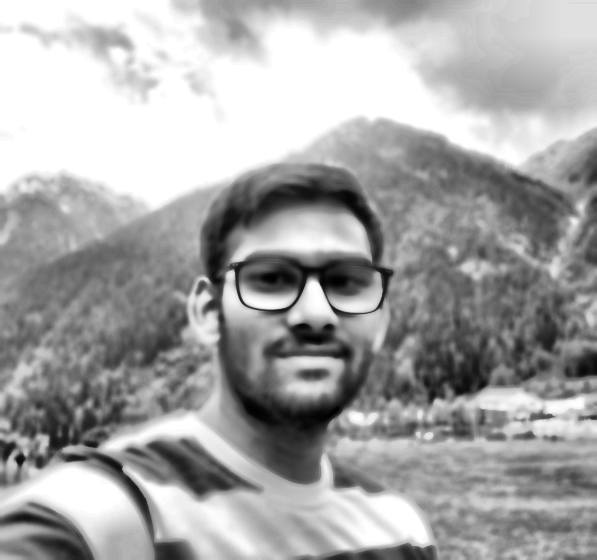
#> input picture assets/photo-ready.png, 597 x 560 px, found by its file name
$ python render_portrait.py
#> lines starting #> are read from the running program, lines starting #| are printed output that depends on the picture
import sys
import os
import numpy as np
from PIL import Image

# Density ramp matching classic ASCII terminal style
GLYPHS = "$@B%8&WM#*oahkbdpqwmZO0QLCJUYXzcvunxrjft/\\|()1{}[]?-_+~<>i!lI;:,\"^`'. "

def image_to_ascii(image_path, width=54, aspect_ratio=0.52):
#> called with image_path = 'assets/photo-ready.png', width = 64, aspect_ratio = 0.52
    img = Image.open(image_path).convert("L")
#> img is the input picture: PIL image 597x560 L; min 0, max 255, mean 165.9
    w_orig, h_orig = img.size
#> w_orig = 597; h_orig = 560
    height = int(width * (h_orig / w_orig) * aspect_ratio)
#> height = 31

    img_resized = img.resize((width, height), Image.Resampling.LANCZOS)
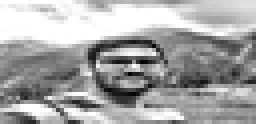
#> img_resized: PIL image 64x31 L (shown 4 times larger); min 0, max 255, mean 165.8
    pixels = np.array(img_resized)

    p_min, p_max = pixels.min(), pixels.max()
#> p_min = 0; p_max = 255
    if p_max > p_min:
        pixels = ((pixels - p_min) / (p_max - p_min) * 255).astype(np.uint8)

    lines = []
    ramp_len = len(GLYPHS)
    for y in range(height):
        row_chars = []
        for x in range(width):
            val = pixels[y, x]
            idx = int(val / 255 * (ramp_len - 1))
            idx = max(0, min(ramp_len - 1, idx))
            char = GLYPHS[idx]

            if char == " ":
                row_chars.append("&#160;")
            elif char == "<":
                row_chars.append("&lt;")
            elif char == ">":
                row_chars.append("&gt;")
            elif char == "&":
                row_chars.append("&amp;")
            elif char == '"':
                row_chars.append("&quot;")
            elif char == "'":
                row_chars.append("&apos;")
            else:
                row_chars.append(char)
        lines.append("".join(row_chars))
#> after the loop, lines = 31 items
    return lines

def generate_svg(ascii_lines, output_path="portrait.svg", accent_color="#7dcfff", bg_color="#0d1117", border_color="#30363d"):
    font_size = 9.0
    line_height = 10.2
    padding_x = 16
    padding_y = 14
    header_h = 32
    footer_h = 28

    width = 440
    height = 460

    svg = []
    svg.append(f'<svg xmlns="http://www.w3.org/2000/svg" viewBox="0 0 {width} {height}" width="{width}" height="{height}">')
    svg.append('  <style>')
    svg.append(f'    .bg {{ fill: {bg_color}; stroke: {border_color}; stroke-width: 1px; rx: 10px; }}')
    svg.append(f'    .header-bg {{ fill: #161b22; rx: 10px; }}')
    svg.append('    .btn-red { fill: #ff5f56; }')
    svg.append('    .btn-yellow { fill: #ffbd2e; }')
    svg.append('    .btn-green { fill: #27c93f; }')
    svg.append(f'    .title {{ font-family: "Fira Code", monospace, sans-serif; font-size: 11px; fill: #8b949e; font-weight: 600; }}')
    svg.append(f'    .ascii-text {{ font-family: "Fira Code", "Courier New", monospace; font-size: {font_size}px; fill: {accent_color}; font-weight: 500; xml:space: preserve; }}')
    svg.append(f'    .prompt {{ font-family: "Fira Code", monospace, sans-serif; font-size: 11px; fill: #7dcfff; font-weight: 600; }}')
    svg.append(f'    .cursor {{ fill: #7dcfff; }}')
    svg.append('  </style>')

    # Background & Header
    svg.append(f'  <rect width="100%" height="100%" class="bg"/>')
    svg.append(f'  <path d="M 0,10 A 10,10 0 0 1 10,0 L {width-10},0 A 10,10 0 0 1 {width},10 L {width},{header_h} L 0,{header_h} Z" class="header-bg"/>')

    # Traffic lights
    svg.append('  <circle cx="18" cy="16" r="5" class="btn-red"/>')
    svg.append('  <circle cx="32" cy="16" r="5" class="btn-yellow"/>')
    svg.append('  <circle cx="46" cy="16" r="5" class="btn-green"/>')
    svg.append(f'  <text x="{width/2}" y="20" text-anchor="middle" class="title">arnav-jain700:~$ cat portrait.asc</text>')

    # ASCII lines (Static rendering for 100% GitHub proxy compatibility)
    svg.append('  <g class="ascii-text">')
    y_start = header_h + padding_y
    for i, line in enumerate(ascii_lines):
        y_pos = y_start + (i + 1) * line_height - 2
        if y_pos > height - footer_h - 10:
            break
        svg.append(f'    <text x="{padding_x}" y="{y_pos:.1f}">{line}</text>')
    svg.append('  </g>')

    # Bottom prompt line with cursor
    prompt_y = height - 12
    svg.append(f'  <text x="{padding_x}" y="{prompt_y}" class="prompt">arnav-jain700:~$ whoami</text>')
    svg.append(f'  <rect x="{padding_x + 165}" y="{prompt_y - 9}" width="7" height="11" class="cursor"/>')

    svg.append('</svg>')

    os.makedirs(os.path.dirname(os.path.abspath(output_path)), exist_ok=True)
    with open(output_path, "w", encoding="utf-8") as f:
        f.write("\n".join(svg))

    print(f"Generated portrait SVG successfully: {output_path}")

if __name__ == "__main__":
    img_path = sys.argv[1] if len(sys.argv) > 1 else "assets/photo-ready.png"
    out_svg = sys.argv[2] if len(sys.argv) > 2 else "portrait.svg"

    if not os.path.exists(img_path):
        print(f"Error: {img_path} not found. Running clean_photo.py first...")
        from clean_photo import clean_photo
        clean_photo("assets/my-photo.png", img_path)

    ascii_art = image_to_ascii(img_path, width=64)
#> ascii_art = 31 items
    generate_svg(ascii_art, output_path=out_svg)
#> the loop in generate_svg, `for i, line in enumerate(ascii_lines):` made 31 passes
#> y_pos on passes 1 to 12: 54.2, 64.4, 74.6, 84.8, 95, 105.2, 115.4, 125.6, 135.8, 146, 156.2, 166.4
#> after the loop in generate_svg, `for i, line in enumerate(ascii_lines):`: svg = 50 items
